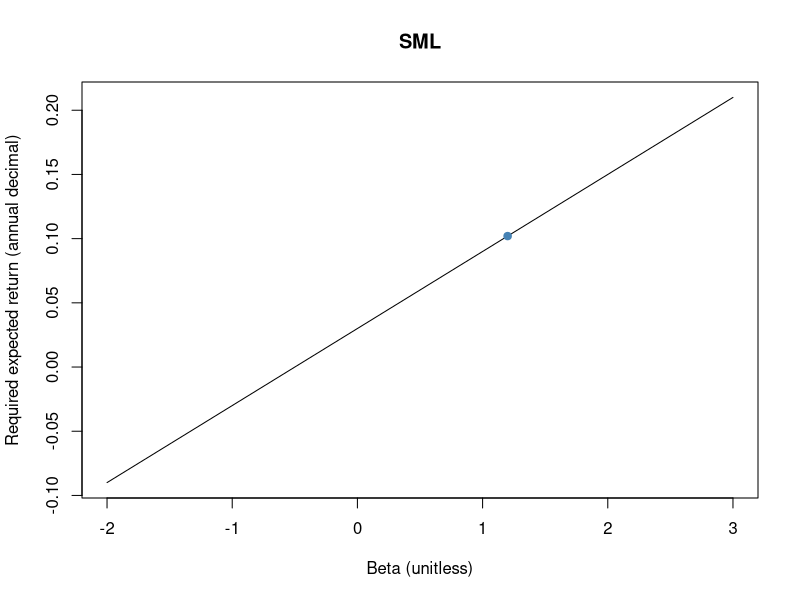

R code for this plot:
# 实验09：基础R完整脚本，无需额外包
# 理论定价使用年度简单收益；样本单独按其频率回归
rf <- 0.03
rm <- 0.09
beta <- 1.2
sigma_m <- 0.18
w <- 1
stopifnot(all(is.finite(c(rf,rm,beta,sigma_m,w))),
  rf >= -1, rm >= -1, sigma_m > 0, w >= 0, w <= 3)

expected <- rf + beta * (rm - rf)
betas <- seq(min(-2,beta),max(3,beta),length.out=101)
sml <- rf + betas * (rm-rf)

sigma_p <- w * sigma_m
return_p <- rf + w * (rm-rf)
cml <- function(sigma) rf + (rm-rf)*sigma/sigma_m

# 数据来源以网页当前标注为准：固定60个月合成样本
# monthly; simple returns; decimal units
# 不进行价格转换、跨列错位匹配或自动删异常
dates <- c("2019-01-01",
  "2019-02-01",
  "2019-03-01",
  "2019-04-01",
  "2019-05-01",
  "2019-06-01",
  "2019-07-01",
  "2019-08-01",
  "2019-09-01",
  "2019-10-01",
  "2019-11-01",
  "2019-12-01",
  "2020-01-01",
  "2020-02-01",
  "2020-03-01",
  "2020-04-01",
  "2020-05-01",
  "2020-06-01",
  "2020-07-01",
  "2020-08-01",
  "2020-09-01",
  "2020-10-01",
  "2020-11-01",
  "2020-12-01",
  "2021-01-01",
  "2021-02-01",
  "2021-03-01",
  "2021-04-01",
  "2021-05-01",
  "2021-06-01",
  "2021-07-01",
  "2021-08-01",
  "2021-09-01",
  "2021-10-01",
  "2021-11-01",
  "2021-12-01",
  "2022-01-01",
  "2022-02-01",
  "2022-03-01",
  "2022-04-01",
  "2022-05-01",
  "2022-06-01",
  "2022-07-01",
  "2022-08-01",
  "2022-09-01",
  "2022-10-01",
  "2022-11-01",
  "2022-12-01",
  "2023-01-01",
  "2023-02-01",
  "2023-03-01",
  "2023-04-01",
  "2023-05-01",
  "2023-06-01",
  "2023-07-01",
  "2023-08-01",
  "2023-09-01",
  "2023-10-01",
  "2023-11-01",
  "2023-12-01")
d <- data.frame(date=as.Date(dates),
  ri=c(0.04260459864636061,
  -0.010611803220508555,
  -0.031650403550226865,
  0.015019317397803227,
  0.0471270385109636,
  -0.02662420646910145,
  -0.037760174988255166,
  0.05504744918172902,
  0.01873134229527585,
  -0.04954107585421949,
  0.007680584730974023,
  0.04161658281018678,
  -0.001556449432155486,
  -0.035149811023601304,
  0.00825464626367917,
  0.05267277224195314,
  -0.02308149021501948,
  -0.04213286629154479,
  0.05164475557187462,
  0.023209833595143805,
  -0.045278221882239976,
  0.00019058893012208374,
  0.039818790701489096,
  0.007596952979254739,
  -0.03784496519773732,
  0.0014395729467864514,
  0.05706783861732536,
  -0.018967829069709424,
  -0.04544114381075807,
  0.04709168499714925,
  0.027266098690591857,
  -0.03991177088060445,
  -0.007299991155601503,
  0.03725759453753327,
  0.016632961972501175,
  -0.039667154577865044,
  -0.00527404621096568,
  0.06020596459121366,
  -0.01436390679232128,
  -0.04761786204801005,
  0.04148767637718559,
  0.030819237717126087,
  -0.033572189904083845,
  -0.014619379363371474,
  0.03399477458744424,
  0.02533916844740851,
  -0.040566070838470775,
  -0.011738479170445695,
  0.062010330286261975,
  -0.00936134742017159,
  -0.048622536104915626,
  0.034957489349246106,
  0.03379850529883832,
  -0.026412093198706695,
  -0.021597981468673606,
  0.030106011499521253,
  0.03351123635346971,
  -0.04051120067576647,
  -0.017813356307086095,
  0.06243547270179773),
  rm=c(0.041666592418098745,
  -0.008221644081073249,
  -0.0350325872931093,
  0.021764534045544327,
  0.03393948450493961,
  -0.02599498750374169,
  -0.022725484489481335,
  0.03636647259425983,
  0.017869622925224544,
  -0.03645589967518227,
  -0.003959961032567952,
  0.041991716005706774,
  -0.002345463816963049,
  -0.03687193782975453,
  0.016362334160886734,
  0.037170922466028974,
  -0.021425493598971904,
  -0.027134430713263838,
  0.032933115582648824,
  0.023163307444800954,
  -0.03438666687334101,
  -0.009786864060010303,
  0.041424011951625324,
  0.0036277302939945943,
  -0.03784346012478376,
  0.010639490647528687,
  0.03961715851788024,
  -0.016333018179670637,
  -0.030892941605339654,
  0.02880916703373499,
  0.027984514467448048,
  -0.0315050902858811,
  -0.015350621639027359,
  0.03997615442746805,
  0.009564584814035661,
  -0.03792546463730813,
  0.004723767787379925,
  0.04122357967102136,
  -0.010831252361725803,
  -0.03391710722757165,
  0.024086695396315215,
  0.03222560902957684,
  -0.02787550201669506,
  -0.020527021131244674,
  0.03768046730797482,
  0.015332557598196437,
  -0.03711612059078592,
  -0.0012527640455516085,
  0.04195432206780947,
  -0.005043024797943484,
  -0.03613941213100569,
  0.018871131335439238,
  0.035791907360789674,
  -0.023578933765803757,
  -0.025200497789442118,
  0.03458820253033833,
  0.020802876839399277,
  -0.03543349684568496,
  -0.007156676897808269,
  0.04179307165433626),
  rf=c(0.002,
  0.002,
  0.002,
  0.002,
  0.002,
  0.002,
  0.002,
  0.002,
  0.002,
  0.002,
  0.002,
  0.002,
  0.002,
  0.002,
  0.002,
  0.002,
  0.002,
  0.002,
  0.002,
  0.002,
  0.002,
  0.002,
  0.002,
  0.002,
  0.002,
  0.002,
  0.002,
  0.002,
  0.002,
  0.002,
  0.002,
  0.002,
  0.002,
  0.002,
  0.002,
  0.002,
  0.002,
  0.002,
  0.002,
  0.002,
  0.002,
  0.002,
  0.002,
  0.002,
  0.002,
  0.002,
  0.002,
  0.002,
  0.002,
  0.002,
  0.002,
  0.002,
  0.002,
  0.002,
  0.002,
  0.002,
  0.002,
  0.002,
  0.002,
  0.002))
stopifnot(nrow(d)>=5, !anyDuplicated(d$date),
  all(complete.cases(d)), all(diff(d$date)>0),
  all(is.finite(as.matrix(d[,2:4]))),
  all(as.matrix(d[,2:4]) >= -1))

x <- d$rm - d$rf
y <- d$ri - d$rf
stopifnot(var(x)>1e-24, var(y)>1e-24)
fit <- lm(y ~ x)
s <- summary(fit)
# 近乎完全拟合时不作常规SE/t/p推断，与网页边界一致
if (sum(residuals(fit)^2) <= 1e-24) {
  s$coefficients[,2:4] <- NA_real_
}
beta_cov <- cov(x,y)/var(x)

# 经典同方差OLS：条件均值正确、误差独立同方差；精确t检验另需正态误差
# alpha H0: alpha=0; beta H0: beta=0
print(s$coefficients)
print(c(expected=expected, sigma_p=sigma_p, return_p=return_p,
  beta_cov=beta_cov, R_squared=s$r.squared, n=nrow(d)))
# alpha非显著不证明CAPM成立；beta显著也不是完整CAPM检验
# 合成样本的p值只演示计算，统计显著不等于因果
# 可选稳健推断（需自行安装sandwich和lmtest，不在本脚本自动安装）：
# lmtest::coeftest(fit, vcov.=sandwich::NeweyWest(fit))

plot(betas,sml,type="l",xlab="Beta (unitless)",
  ylab="Required expected return (annual decimal)",main="SML")
points(beta,expected,pch=19,col="steelblue")
# 保留全部拟合/残差供核对，不把多图塞进当前画面
result <- data.frame(d, x=x, y=y, fitted=fitted(fit),
  residual=residuals(fit))
print(head(result))
# 如需保存：write.csv(result,"capm-results.csv",row.names=FALSE)
